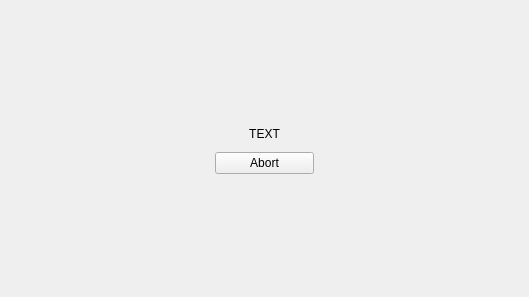
<?xml version="1.0" encoding="UTF-8"?>
<ui version="4.0">
 <class>StellaConnectingUI</class>
 <widget class="QWidget" name="StellaConnectingUI">
  <property name="geometry">
   <rect>
    <x>0</x>
    <y>0</y>
    <width>529</width>
    <height>297</height>
   </rect>
  </property>
  <property name="windowTitle">
   <string>Form</string>
  </property>
  <layout class="QGridLayout" name="gridLayout">
   <item row="0" column="1">
    <spacer name="verticalSpacer_5">
     <property name="orientation">
      <enum>Qt::Vertical</enum>
     </property>
     <property name="sizeHint" stdset="0">
      <size>
       <width>20</width>
       <height>111</height>
      </size>
     </property>
    </spacer>
   </item>
   <item row="1" column="0">
    <spacer name="horizontalSpacer_4">
     <property name="orientation">
      <enum>Qt::Horizontal</enum>
     </property>
     <property name="sizeType">
      <enum>QSizePolicy::MinimumExpanding</enum>
     </property>
     <property name="sizeHint" stdset="0">
      <size>
       <width>204</width>
       <height>20</height>
      </size>
     </property>
    </spacer>
   </item>
   <item row="1" column="1">
    <widget class="QLabel" name="lblConnect">
     <property name="sizePolicy">
      <sizepolicy hsizetype="MinimumExpanding" vsizetype="MinimumExpanding">
       <horstretch>0</horstretch>
       <verstretch>0</verstretch>
      </sizepolicy>
     </property>
     <property name="text">
      <string notr="true">TEXT</string>
     </property>
     <property name="alignment">
      <set>Qt::AlignCenter</set>
     </property>
     <property name="wordWrap">
      <bool>true</bool>
     </property>
    </widget>
   </item>
   <item row="1" column="2">
    <spacer name="horizontalSpacer_5">
     <property name="orientation">
      <enum>Qt::Horizontal</enum>
     </property>
     <property name="sizeType">
      <enum>QSizePolicy::MinimumExpanding</enum>
     </property>
     <property name="sizeHint" stdset="0">
      <size>
       <width>204</width>
       <height>20</height>
      </size>
     </property>
    </spacer>
   </item>
   <item row="2" column="1">
    <widget class="QPushButton" name="btnAbortConnection">
     <property name="text">
      <string>Abort</string>
     </property>
    </widget>
   </item>
   <item row="3" column="1">
    <spacer name="verticalSpacer_6">
     <property name="orientation">
      <enum>Qt::Vertical</enum>
     </property>
     <property name="sizeHint" stdset="0">
      <size>
       <width>20</width>
       <height>112</height>
      </size>
     </property>
    </spacer>
   </item>
  </layout>
 </widget>
 <resources/>
 <connections/>
</ui>
